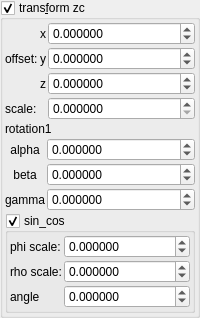
    <widget class="MyGroupBox" name="groupCheck_transf_function_enabled_false">
     <property name="title">
      <string>trans&amp;form zc</string>
     </property>
     <property name="checkable">
      <bool>true</bool>
     </property>
     <layout class="QVBoxLayout" name="verticalLayout_10" stretch="0,0,0,0">
      <property name="spacing">
       <number>2</number>
      </property>
      <property name="leftMargin">
       <number>2</number>
      </property>
      <property name="topMargin">
       <number>2</number>
      </property>
      <property name="rightMargin">
       <number>2</number>
      </property>
      <property name="bottomMargin">
       <number>2</number>
      </property>
      <item>
       <layout class="QGridLayout" name="gridLayout_26" columnstretch="0,0,1">
        <property name="spacing">
         <number>2</number>
        </property>
        <item row="3" column="2">
         <widget class="MyDoubleSpinBox" name="spinbox3_transf_offset_000_z">
          <property name="sizePolicy">
           <sizepolicy hsizetype="Minimum" vsizetype="Maximum">
            <horstretch>0</horstretch>
            <verstretch>0</verstretch>
           </sizepolicy>
          </property>
          <property name="prefix">
           <string/>
          </property>
          <property name="suffix">
           <string/>
          </property>
          <property name="decimals">
           <number>6</number>
          </property>
          <property name="minimum">
           <double>-99.989999999999995</double>
          </property>
          <property name="maximum">
           <double>99.989999999999995</double>
          </property>
          <property name="singleStep">
           <double>0.100000000000000</double>
          </property>
         </widget>
        </item>
        <item row="2" column="0">
         <widget class="QLabel" name="label_164">
          <property name="text">
           <string>offset:</string>
          </property>
         </widget>
        </item>
        <item row="1" column="2">
         <widget class="MyDoubleSpinBox" name="spinbox3_transf_offset_000_x">
          <property name="sizePolicy">
           <sizepolicy hsizetype="Minimum" vsizetype="Maximum">
            <horstretch>0</horstretch>
            <verstretch>0</verstretch>
           </sizepolicy>
          </property>
          <property name="prefix">
           <string/>
          </property>
          <property name="suffix">
           <string/>
          </property>
          <property name="decimals">
           <number>6</number>
          </property>
          <property name="minimum">
           <double>-99.989999999999995</double>
          </property>
          <property name="maximum">
           <double>99.989999999999995</double>
          </property>
          <property name="singleStep">
           <double>0.100000000000000</double>
          </property>
         </widget>
        </item>
        <item row="3" column="1">
         <widget class="QLabel" name="label_163">
          <property name="text">
           <string notr="true">z</string>
          </property>
         </widget>
        </item>
        <item row="2" column="1">
         <widget class="QLabel" name="label_162">
          <property name="text">
           <string notr="true">y</string>
          </property>
         </widget>
        </item>
        <item row="2" column="2">
         <widget class="MyDoubleSpinBox" name="spinbox3_transf_offset_000_y">
          <property name="sizePolicy">
           <sizepolicy hsizetype="Minimum" vsizetype="Maximum">
            <horstretch>0</horstretch>
            <verstretch>0</verstretch>
           </sizepolicy>
          </property>
          <property name="prefix">
           <string/>
          </property>
          <property name="suffix">
           <string/>
          </property>
          <property name="decimals">
           <number>6</number>
          </property>
          <property name="minimum">
           <double>-99.989999999999995</double>
          </property>
          <property name="maximum">
           <double>99.989999999999995</double>
          </property>
          <property name="singleStep">
           <double>0.100000000000000</double>
          </property>
         </widget>
        </item>
        <item row="1" column="1">
         <widget class="QLabel" name="label_160">
          <property name="text">
           <string notr="true">x</string>
          </property>
         </widget>
        </item>
        <item row="4" column="2">
         <widget class="MyDoubleSpinBox" name="spinbox_transf_scale_1">
          <property name="sizePolicy">
           <sizepolicy hsizetype="Minimum" vsizetype="Maximum">
            <horstretch>0</horstretch>
            <verstretch>0</verstretch>
           </sizepolicy>
          </property>
          <property name="prefix">
           <string/>
          </property>
          <property name="suffix">
           <string/>
          </property>
          <property name="decimals">
           <number>6</number>
          </property>
          <property name="minimum">
           <double>0.000000000000000</double>
          </property>
          <property name="maximum">
           <double>99.998999999999995</double>
          </property>
          <property name="singleStep">
           <double>0.100000000000000</double>
          </property>
         </widget>
        </item>
        <item row="4" column="0" colspan="2">
         <widget class="QLabel" name="label_13">
          <property name="text">
           <string>scale:</string>
          </property>
         </widget>
        </item>
       </layout>
      </item>
      <item>
       <widget class="QLabel" name="label_37">
        <property name="text">
         <string notr="true">rotation1</string>
        </property>
       </widget>
      </item>
      <item>
       <layout class="QGridLayout" name="gridLayout_10" columnstretch="0,1">
        <property name="spacing">
         <number>2</number>
        </property>
        <item row="1" column="0">
         <widget class="QLabel" name="label_35">
          <property name="text">
           <string notr="true">alpha</string>
          </property>
          <property name="alignment">
           <set>Qt::AlignCenter</set>
          </property>
         </widget>
        </item>
        <item row="2" column="1">
         <widget class="MyDoubleSpinBox" name="spinboxd3_transf_rotation_y">
          <property name="sizePolicy">
           <sizepolicy hsizetype="Minimum" vsizetype="Maximum">
            <horstretch>0</horstretch>
            <verstretch>0</verstretch>
           </sizepolicy>
          </property>
          <property name="prefix">
           <string/>
          </property>
          <property name="suffix">
           <string/>
          </property>
          <property name="decimals">
           <number>6</number>
          </property>
          <property name="minimum">
           <double>-36000.000000000000000</double>
          </property>
          <property name="maximum">
           <double>36000.000000000000000</double>
          </property>
          <property name="singleStep">
           <double>1.000000000000000</double>
          </property>
         </widget>
        </item>
        <item row="3" column="1">
         <widget class="MyDoubleSpinBox" name="spinboxd3_transf_rotation_z">
          <property name="sizePolicy">
           <sizepolicy hsizetype="Minimum" vsizetype="Maximum">
            <horstretch>0</horstretch>
            <verstretch>0</verstretch>
           </sizepolicy>
          </property>
          <property name="prefix">
           <string/>
          </property>
          <property name="suffix">
           <string/>
          </property>
          <property name="decimals">
           <number>6</number>
          </property>
          <property name="minimum">
           <double>-36000.000000000000000</double>
          </property>
          <property name="maximum">
           <double>36000.000000000000000</double>
          </property>
          <property name="singleStep">
           <double>1.000000000000000</double>
          </property>
         </widget>
        </item>
        <item row="1" column="1">
         <widget class="MyDoubleSpinBox" name="spinboxd3_transf_rotation_x">
          <property name="sizePolicy">
           <sizepolicy hsizetype="Minimum" vsizetype="Maximum">
            <horstretch>0</horstretch>
            <verstretch>0</verstretch>
           </sizepolicy>
          </property>
          <property name="prefix">
           <string/>
          </property>
          <property name="suffix">
           <string/>
          </property>
          <property name="decimals">
           <number>6</number>
          </property>
          <property name="minimum">
           <double>-36000.000000000000000</double>
          </property>
          <property name="maximum">
           <double>36000.000000000000000</double>
          </property>
          <property name="singleStep">
           <double>1.000000000000000</double>
          </property>
         </widget>
        </item>
        <item row="2" column="0">
         <widget class="QLabel" name="label_34">
          <property name="text">
           <string notr="true">beta</string>
          </property>
          <property name="alignment">
           <set>Qt::AlignCenter</set>
          </property>
         </widget>
        </item>
        <item row="3" column="0">
         <widget class="QLabel" name="label_36">
          <property name="text">
           <string notr="true">gamma</string>
          </property>
          <property name="alignment">
           <set>Qt::AlignCenter</set>
          </property>
         </widget>
        </item>
       </layout>
      </item>
      <item>
       <widget class="MyGroupBox" name="groupCheck_transf_function_enabledD_false">
        <property name="title">
         <string>sin_cos&amp;</string>
        </property>
        <property name="checkable">
         <bool>true</bool>
        </property>
        <layout class="QVBoxLayout" name="verticalLayout_12" stretch="0">
         <property name="spacing">
          <number>2</number>
         </property>
         <property name="leftMargin">
          <number>2</number>
         </property>
         <property name="topMargin">
          <number>2</number>
         </property>
         <property name="rightMargin">
          <number>2</number>
         </property>
         <property name="bottomMargin">
          <number>2</number>
         </property>
         <item>
          <layout class="QGridLayout" name="gridLayout_50" columnstretch="0,1">
           <property name="spacing">
            <number>2</number>
           </property>
           <item row="2" column="0">
            <widget class="QLabel" name="label_41">
             <property name="text">
              <string notr="true">angle</string>
             </property>
            </widget>
           </item>
           <item row="0" column="1">
            <widget class="MyDoubleSpinBox" name="spinbox_transf_scaleA_0">
             <property name="sizePolicy">
              <sizepolicy hsizetype="Minimum" vsizetype="Maximum">
               <horstretch>0</horstretch>
               <verstretch>0</verstretch>
              </sizepolicy>
             </property>
             <property name="prefix">
              <string/>
             </property>
             <property name="suffix">
              <string/>
             </property>
             <property name="decimals">
              <number>6</number>
             </property>
             <property name="minimum">
              <double>-99.989999999999995</double>
             </property>
             <property name="maximum">
              <double>99.989999999999995</double>
             </property>
             <property name="singleStep">
              <double>0.100000000000000</double>
             </property>
            </widget>
           </item>
           <item row="1" column="1">
            <widget class="MyDoubleSpinBox" name="spinbox_transf_scaleB_0">
             <property name="sizePolicy">
              <sizepolicy hsizetype="Minimum" vsizetype="Maximum">
               <horstretch>0</horstretch>
               <verstretch>0</verstretch>
              </sizepolicy>
             </property>
             <property name="prefix">
              <string/>
             </property>
             <property name="suffix">
              <string/>
             </property>
             <property name="decimals">
              <number>6</number>
             </property>
             <property name="minimum">
              <double>-99.989999999999995</double>
             </property>
             <property name="maximum">
              <double>99.989999999999995</double>
             </property>
             <property name="singleStep">
              <double>0.100000000000000</double>
             </property>
            </widget>
           </item>
           <item row="2" column="1">
            <widget class="MyDoubleSpinBox" name="spinboxd_transf_angle_deg_A">
             <property name="sizePolicy">
              <sizepolicy hsizetype="Minimum" vsizetype="Maximum">
               <horstretch>0</horstretch>
               <verstretch>0</verstretch>
              </sizepolicy>
             </property>
             <property name="prefix">
              <string/>
             </property>
             <property name="suffix">
              <string/>
             </property>
             <property name="decimals">
              <number>6</number>
             </property>
             <property name="minimum">
              <double>-36000.000000000000000</double>
             </property>
             <property name="maximum">
              <double>36000.000000000000000</double>
             </property>
             <property name="singleStep">
              <double>1.000000000000000</double>
             </property>
            </widget>
           </item>
           <item row="1" column="0">
            <widget class="QLabel" name="label_39">
             <property name="text">
              <string notr="true">rho scale:</string>
             </property>
            </widget>
           </item>
           <item row="0" column="0">
            <widget class="QLabel" name="label_40">
             <property name="text">
              <string notr="true">phi scale:</string>
             </property>
            </widget>
           </item>
          </layout>
         </item>
        </layout>
       </widget>
      </item>
     </layout>
    </widget>
